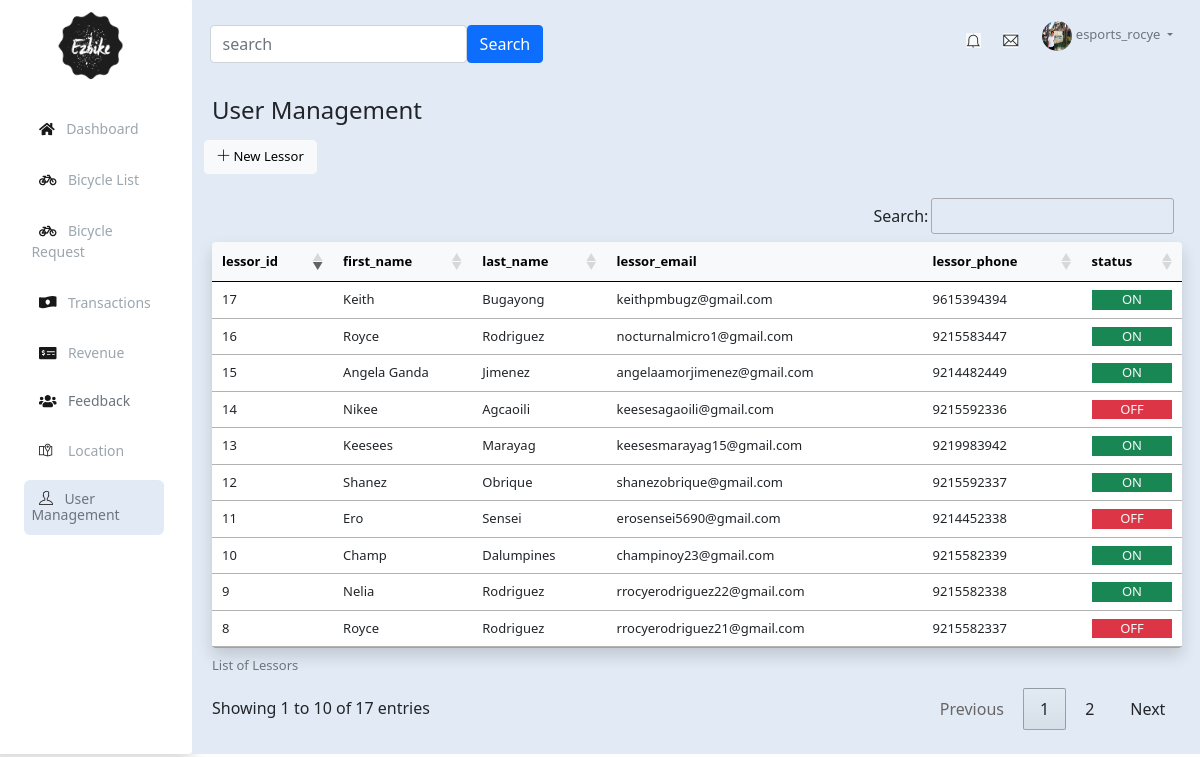
Screenshot of /View/admin_lessors.php (signed in) with the database file from the repository.
### tables this page shows
CREATE TABLE `tbllessor` (
  `lessor_id` int(11) NOT NULL,
  `first_name` varchar(45) NOT NULL,
  `last_name` varchar(45) NOT NULL,
  `lessor_email` varchar(75) NOT NULL,
  `lessor_password` varchar(200) NOT NULL,
  `lessor_phone` bigint(10) NOT NULL,
  `registered_date` varchar(45) NOT NULL,
  `token` varchar(200) NOT NULL,
  `status` varchar(10) NOT NULL
);

### Model/Database.php (called while the page is built, shortened)
<?php
class Database{
    private $serverName = DB_HOST;
    private $username = DB_USER;
    private $password = DB_PASS;
    private $dbName = DB_NAME;
    private $conn;
    public function __construct(){
        $this->dsn = "mysql:host=".$this->serverName.";dbname=".$this->dbName;
        $options = array(PDO::ATTR_PERSISTENT => true, PDO::ATTR_ERRMODE => PDO::ERRMODE_EXCEPTION);
        try{
            $this->conn = new PDO($this->dsn,$this->username,$this->password,$options);
        }catch(PDOException $e){
            $this->error = $e->getMessage();
            $this->isConnected = false;
        }
    }
    public function getConn(){
        return $this->conn;
    }
}
?>

### View/admin_lessors.php (the view, shortened to what this page needs)
<?php
    require_once "../Model/Database.php";
    require_once "admin_header.php";
?>
<div class="container-fluid">
    <main class="row">
        <div class="col-md-2 bg-white shadow rounded">
            <div class="text-center mt-2">
                <a href="adminDashboard.php">
                    <img class="logo" src="../assets/img/ezbike.png" alt="">
                </a>
            </div>
            <ul class="navleft-menu">
                <li>
                    <a href="adminDashboard.php"><i class="fas fa-home"></i> Dashboard</a>
                </li>
                <li>
                    <a href="admin_bicycleList.php"><i class="fas fa-bicycle"></i> Bicycle List</a>
                </li>
                <li>
                    <a href="admin_bicycleRequest.php"><i class="fas fa-bicycle"></i> Bicycle Request</a>
                </li>
                <li>
                    <a href="admin_transactions.php"><i class="fas fa-money-bill-wave-alt"></i> Transactions</a>
                </li>
                <li><a href="revenue.php"><i class="fas fa-money-check-alt"></i> Revenue</a></li>
                <li>
                <li>
                    <div class="accordion accordion-flush" id="accordionFlushExample">
                        <div class="accordion-item">
                            <h2 class="accordion-header" id="flush-headingOne">
                                <a class="text-secondary fw-light" href="admin_transactions.php" class="collapsed"
                                    data-bs-toggle="collapse" data-bs-target="#flush-collapseOne" aria-expanded="false"
                                    aria-controls="flush-collapseOne"><i class="fas fa-users"></i>&nbsp;Feedback</a>
                            </h2>
                        </div>
                    </div>
                </li>
                <li>
                    <a href="admin_location.php"><i class="ti-map-alt"></i>&nbsp; Location</a>
                </li>
                <li>
                    <div class="accordion accordion-flush" id="admin_lessors">
                        <div class="accordion-item">
                            <h2 class="accordion-header" id="flush-headingTwo">
                                <a class="text-secondary fw-light active" href="admin_transactions.php"
                                    class="collapsed" data-bs-toggle="collapse" data-bs-target="#flush-collapseTwo"
                                    aria-expanded="false" aria-controls="flush-collapseOne"><i
                                        class="ti-user"></i>&nbsp;User Management</a>
                            </h2>
                        </div>
                    </div>
                </li>
            </ul>
        </div>
        <div class="col-md-10 bg-light-strong overflow-hidden">
            <div class="row">
                <?php
                        include_once "admin_navbar.php";
                    ?>
                <div class="col-md-12">
                    <div class="mb-2">
                        <h4 class="p-2">User Management</h4>
                    </div>
                    <div id="user_buttons">
                        <button id="btn-1" type="button" class="btn btn-light fs-13" data-bs-toggle="modal"
                            data-bs-target="#addLessor">
                            <i class="ti-plus"></i> New Lessor
                        </button>
                    </div>
                </div>
                <div class="p-2" id="table_id">
                    <div class="" id="user_lessor">
                        <table id="tableLessor"
                            class="table shadow overflow-hidden table-responsive mt-2 fs-13 rounded">
                            <caption>List of Lessors</caption>
                            <thead class="table-light">
                                <th>lessor_id</th>
                                <th>first_name</th>
                                <th>last_name</th>
                                <th>lessor_email</th>
                                <th>lessor_phone</th>
                                <th>status</th>
                            </thead>
                            <tbody class="bg-white">
                                <?php
                                        $mylessor = new Database();
                                        $lessor_query = "SELECT lessor_id,first_name,last_name,lessor_email,lessor_phone,status FROM `tbllessor`";
                                        $lessor_stmt = $mylessor->getConn()->prepare($lessor_query);
                                        $lessor_stmt->execute();
                                        while($lessor_row = $lessor_stmt->fetch()){
                                            echo "<tr>";
                                            echo "<td>" . $lessor_row["lessor_id"] . "</td>";
                                            echo "<td>" . $lessor_row["first_name"] . "</td>";
                                            echo "<td>" . $lessor_row["last_name"] . "</td>";
                                            echo "<td>" . $lessor_row["lessor_email"] . "</td>";
                                            echo "<td>" . $lessor_row["lessor_phone"] . "</td>";
                                            if($lessor_row["status"] == "ON"){
                                                echo "<td> <p class=\"bg-success text-light mb-0 text-center\"> ON  </p> </td>";
                                            }else{
                                                echo "<td> <p class=\"bg-danger text-light mb-0 text-center\"> OFF  </p> </td>";
                                            }
                                            echo "</tr>";
                                        }
                                    ?>
                            </tbody>
                        </table>
                    </div>
                </div>
            </div>
        </div>
    </main>
</div>
<?php
    require_once "footer.php";
?>

### assets/css/admin.css (style rules this page uses)
:root { --top-nav-color: #0079c4; --left-nav-color: #2c405a; --bg-color: #ecf5fd; --gray: #96a0ad; --ide-danger: #F35065; --ide-green-normal: #00A881; --ide-pink: #F053A8; --ide-black: #080A10; --ide-blue: #5094FA; --light-blue: #e5f9fd; --black: #181818; --light-black: #9ca6ae; --light-wash: #f1f5fb; --light-green: #eef9f0; --light-violet: #f3eefd; --light-strong: #e2eaf5; }
.bg-light-strong { background: var(--light-strong); }
li { list-style: none; }
a { text-decoration: none; }
* { padding: 0; margin: 0; box-sizing: border-box; }
.fs-13 { font-size: 13px; }
.container-fluid { padding: 0; }
.navleft-menu { padding: 1rem 0.55em 1rem 1rem; }
.navleft-menu li a, .navleft-menu li i { font-size: 14px; margin-right: 0.55em; margin-left: 0.55em; }
.navleft-menu li a i { color: var(--black); }
.navleft-menu li { margin-top: 0.55em; margin-bottom: 0.55em; }
.navleft-menu li a { padding: 0.75em 0.55em; display: block; color: var(--light-black); border-radius: 6px; transition: all 400ms ease-in-out; }
.navleft-menu li a:hover, .navleft-menu li a.active { background: var(--light-strong); color: var(--black); }
.logo { width: 75px; height: 75px; }
#user_lessor, #user_admin { padding: 1rem 1.35em 1rem 0.75em; }

### rows the page displays
tbllessor: lessor_id "8", first_name "Royce", last_name "Rodriguez", lessor_email "rrocyerodriguez21@gmail.com", lessor_phone "9215582337", status "OFF"
tbllessor: lessor_id "9", first_name "Nelia", last_name "Rodriguez", lessor_email "rrocyerodriguez22@gmail.com", lessor_phone "9215582338", status "ON"
tbllessor: lessor_id "10", first_name "Champ", last_name "Dalumpines", lessor_email "champinoy23@gmail.com", lessor_phone "9215582339", status "ON"
tbllessor: lessor_id "11", first_name "Ero", last_name "Sensei", lessor_email "erosensei5690@gmail.com", lessor_phone "9214452338", status "OFF"
tbllessor: lessor_id "12", first_name "Shanez", last_name "Obrique", lessor_email "shanezobrique@gmail.com", lessor_phone "9215592337", status "ON"
tbllessor: lessor_id "13", first_name "Keesees", last_name "Marayag", lessor_email "keesesmarayag15@gmail.com", lessor_phone "9219983942", status "ON"
tbllessor: lessor_id "14", first_name "Nikee", last_name "Agcaoili", lessor_email "keesesagaoili@gmail.com", lessor_phone "9215592336", status "OFF"
tbllessor: lessor_id "15", first_name "Angela Ganda", last_name "Jimenez", lessor_email "angelaamorjimenez@gmail.com", lessor_phone "9214482449", status "ON"
tbllessor: lessor_id "16", first_name "Royce", last_name "Rodriguez", lessor_email "nocturnalmicro1@gmail.com", lessor_phone "9215583447", status "ON"
tbllessor: lessor_id "17", first_name "Keith", last_name "Bugayong", lessor_email "keithpmbugz@gmail.com", lessor_phone "9615394394", status "ON"

### other values shown
$_SESSION["admin_username"] "esports_rocye"
